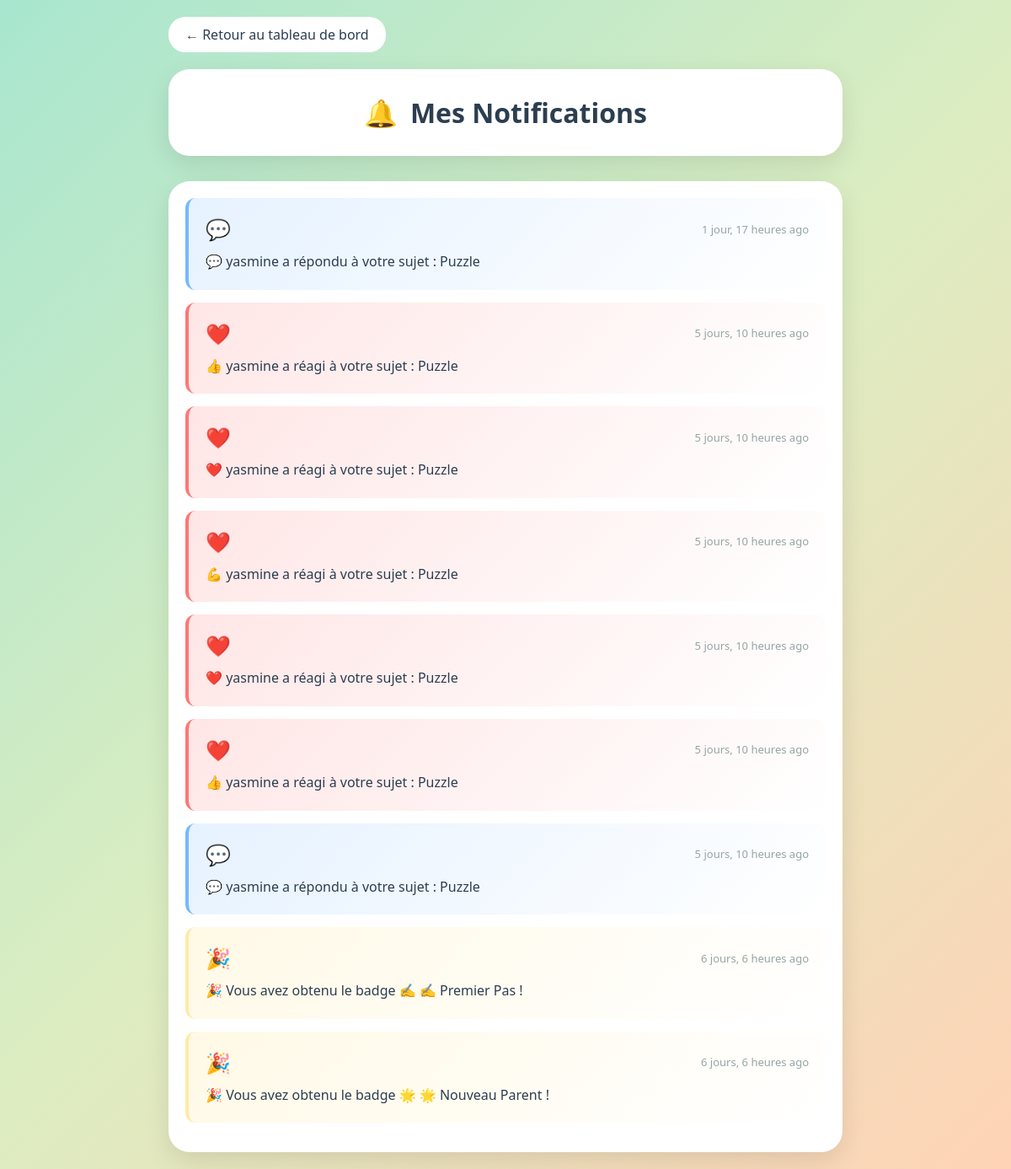
/notifications/ (signed in), run on the app's committed database.
### authen/models.py (models this page shows, shortened)
class Notification(models.Model):
    NOTIFICATION_TYPES = [
        ('reaction', '❤️ Réaction'),
        ('comment', '💬 Commentaire'),
        ('badge', '🎉 Badge'),
        ('mention', '📢 Mention'),
    ]
    user = models.ForeignKey(User, on_delete=models.CASCADE, related_name='notifications')
    notification_type = models.CharField(max_length=20, choices=NOTIFICATION_TYPES)
    message = models.TextField()
    link = models.CharField(max_length=200, blank=True)
    is_read = models.BooleanField(default=False)
    created_at = models.DateTimeField(auto_now_add=True)
    class Meta:
        verbose_name = "Notification"
        verbose_name_plural = "Notifications"
        ordering = ['-created_at']

### authen/views.py (the view)
# urls.py: path('notifications/', views.notifications_list, name='notifications'),
@login_required
def notifications_list(request):
    notifications = Notification.objects.filter(user=request.user).order_by('-created_at')[:50]
    Notification.objects.filter(user=request.user, is_read=False).update(is_read=True)
    context = {'notifications': notifications}
    return render(request, 'authen/notifications.html', context)

### authen/templates/authen/notifications.html (shortened to what this page needs)
<!DOCTYPE html>
<html lang="fr">
<head>
</head>
<body>
    <div class="container">
        <a href="/dashboard/" class="back-btn">← Retour au tableau de bord</a>
        <div class="notifications-header">
            <h1><span>🔔</span> Mes Notifications</h1>
        </div>
        <div class="notifications-list">
            {% if notifications %}
                {% for notif in notifications %}
                <a href="{% if notif.link %}{{ notif.link }}{% else %}#{% endif %}" style="text-decoration: none; color: inherit;">
                    <div class="notification-item {{ notif.notification_type }}">
                        <div class="notification-header">
                            <span class="notification-type">
                                {% if notif.notification_type == 'badge' %}
                                    🎉
                                {% elif notif.notification_type == 'reaction' %}
                                    ❤️
                                {% elif notif.notification_type == 'comment' %}
                                    💬
                                {% else %}
                                    📢
                                {% endif %}
                            </span>
                            <span class="notification-time">{{ notif.created_at|timesince }} ago</span>
                        </div>
                        <div class="notification-message">
                            {{ notif.message }}
                        </div>
                    </div>
                </a>
                {% endfor %}
            {% else %}
                <div class="no-notifications">
                    <div class="no-notifications-icon">📭</div>
                    <p style="font-size: 18px; margin-bottom: 10px;">Aucune notification</p>
                    <p>Vous serez notifié lorsque quelqu'un interagira avec vos publications !</p>
                </div>
            {% endif %}
        </div>
    </div>
</body>
</html>

### authen/templates/authen/notifications.html (style rules this page uses)
* { margin: 0; padding: 0; box-sizing: border-box; }
body { font-family: 'Segoe UI', Tahoma, Geneva, Verdana, sans-serif; background: linear-gradient(135deg, #a8e6cf 0%, #dcedc1 50%, #ffd3b6 100%); min-height: 100vh; padding: 20px; }
.container { max-width: 800px; margin: 0 auto; }
.back-btn { display: inline-block; padding: 10px 20px; background: white; border-radius: 20px; text-decoration: none; color: #2c3e50; margin-bottom: 20px; transition: all 0.3s; }
.notifications-header { background: white; border-radius: 25px; padding: 30px; box-shadow: 0 10px 30px rgba(0,0,0,0.1); text-align: center; margin-bottom: 30px; }
.notifications-header h1 { font-size: 32px; color: #2c3e50; display: flex; align-items: center; justify-content: center; gap: 15px; }
.notifications-list { background: white; border-radius: 25px; padding: 20px; box-shadow: 0 10px 30px rgba(0,0,0,0.1); }
.notification-item { background: #f8f9fa; border-left: 4px solid #74b9ff; border-radius: 12px; padding: 20px; margin-bottom: 15px; transition: all 0.3s; cursor: pointer; }
.notification-item.badge { border-left-color: #ffeaa7; background: linear-gradient(135deg, #fff9e6 0%, #fff 100%); }
.notification-item.reaction { border-left-color: #ff7675; background: linear-gradient(135deg, #ffe6e6 0%, #fff 100%); }
.notification-item.comment { border-left-color: #74b9ff; background: linear-gradient(135deg, #e6f2ff 0%, #fff 100%); }
.notification-header { display: flex; justify-content: space-between; align-items: center; margin-bottom: 10px; }
.notification-type { font-size: 24px; }
.notification-time { font-size: 13px; color: #95a5a6; }
.notification-message { font-size: 16px; color: #2c3e50; line-height: 1.6; }

### data on the page
Notification: created_at "1 jour, 17 heures", message "💬 yasmine a répondu à votre sujet : Puzzle"
Notification: created_at "5 jours, 10 heures", message "👍 yasmine a réagi à votre sujet : Puzzle"
Notification: created_at "5 jours, 10 heures", message "❤️ yasmine a réagi à votre sujet : Puzzle"
Notification: created_at "5 jours, 10 heures", message "💪 yasmine a réagi à votre sujet : Puzzle"
Notification: created_at "5 jours, 10 heures", message "❤️ yasmine a réagi à votre sujet : Puzzle"
Notification: created_at "5 jours, 10 heures", message "👍 yasmine a réagi à votre sujet : Puzzle"
Notification: created_at "5 jours, 10 heures", message "💬 yasmine a répondu à votre sujet : Puzzle"
Notification: created_at "6 jours, 6 heures", message "🎉 Vous avez obtenu le badge ✍️ ✍️ Premier Pas !"
Notification: created_at "6 jours, 6 heures", message "🎉 Vous avez obtenu le badge 🌟 🌟 Nouveau Parent !"
